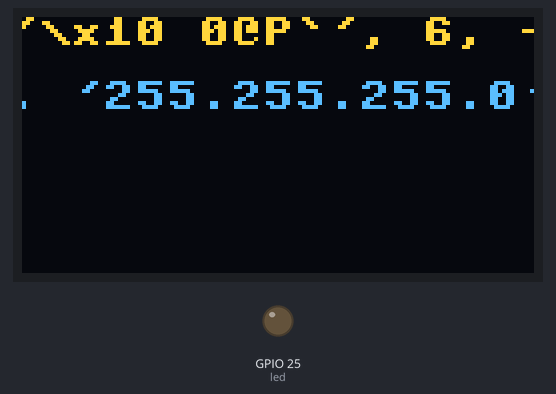
Bench run of a program on a simulated ESP32 board running MicroPython. Shown: 128×64 one-colour display, output pins drawn as LEDs (lit = HIGH). The OLED is the two-colour kind (top 16 rows yellow); WiFi joins after 1.5 s; the clock reads 2024-03-15 10:24:30 at power-on unless the program sets it; no MQTT or app messages arrive unless stated; a WiFi scan finds one network, HomeNet; library files of the repository ran but are not shown: ssd1306.py; pins used as bus, display or sensor lines are not drawn; what the program prints to the serial console is not drawn.

Above: at 5.7 s.
At 6.4 s:
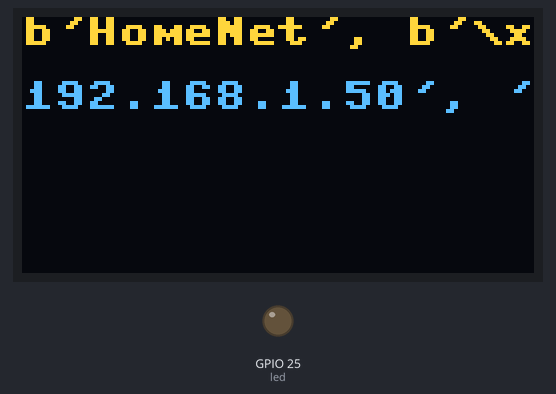
At 11.5 s:
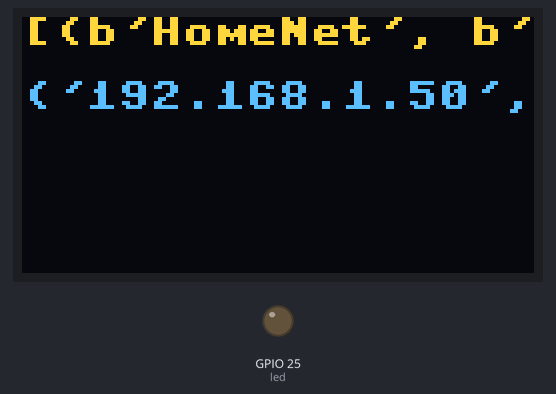
At 12.5 s:
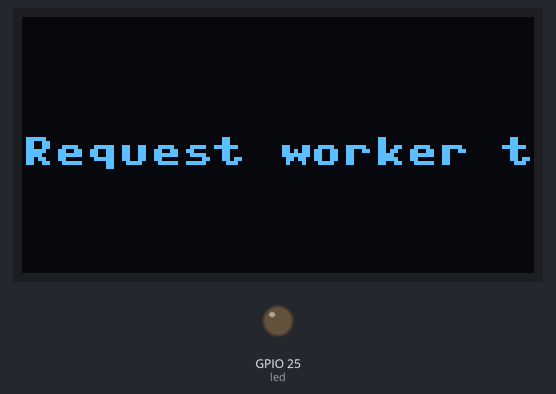

The program:

main.py
```python
from time import sleep
from boot import scroll_in_screen
import json

def connectBroker():
  global client_id, mqtt_server
  client = MQTTClient(client_id, mqtt_server)
  client.set_callback(sub_cb)
  client.connect()
  return client

def sub_cb(topic, msg):
  global oled, workerid, worker_sub

  oled.fill(0)
  oled.show()
  screen2 =[[0,30, msg]]
  scroll_in_screen(screen2)

  print((topic, msg))

  if topic == worker_sub:
    #msg del master ==> {destination = "", worker : "" }
    print('Work assigned')
    msgoled = b'Work assigned'
    oled.fill(0)
    oled.show()
    screen2 =[[0,30, msgoled]]
    scroll_in_screen(screen2)
    msgjson = json.loads(msg)
    freq = msgjson["freq"]
    iteration = msgjson["iteration"]
    workerid = msgjson["worker_id"]
    work_led(freq, iteration)
    request_worker()

try:
  client = connectBroker()

except OSError as e:
  restart_and_reconnect()

def restart_and_reconnect():
  msg = 'Failed to connect to MQTT broker. Reconnecting...'
  print( msg )
  oled.fill(0)
  oled.show()
  screen2 =[[0,30, msg]]
  scroll_in_screen(screen2)
  time.sleep(10)
  machine.reset()

def request_worker():
  try:
    #client.check_msg()
    #msg al master ==> {sensor_id : "", worker : "" }
    global oled, idesp32, workerid, master_pub
    esp32_id = str(idesp32)
    msg = b'{ "sensor_id": "%s", "worker": "%s" }' % (esp32_id, workerid)
    msgoled = b'Request worker to master'
    print(msgoled)
    oled.fill(0)
    oled.show()
    screen2 =[[0,30, msgoled]]
    scroll_in_screen(screen2)

    client.publish(master_pub, msg)
  except OSError as e:
    restart_and_reconnect()

def work_led(freq, iteration):
  print('freq '+ str(freq)+ ' ite '+ str(iteration))
  global oled, i2c_rst, idesp32, workerid, led
  i = 0
  msgoled = b'working'
  oled.fill(0)
  oled.show()
  screen2 =[[0,30, msgoled]]
  scroll_in_screen(screen2)
  while i <= int(iteration):
    led.value(1)
    print('led on ')
    sleep(float(freq))
    led.value(0)
    sleep(float(freq))
    print('led off')
    i = i + 1

##Subscriber


def subscribe_Worker():
  global idesp32, worker_sub, mqtt_server
  print('Worker topic: ' + 'upb/%s/response' % idesp32)
  worker_sub = b'upb/%s/response' % idesp32
  client.subscribe(worker_sub)
  print('Connected to %s MQTT Worker, subscribed to %s topic' % (mqtt_server, worker_sub))
  request_worker()
  return client


try:
  subscribe_Worker()

except OSError as e:
  restart_and_reconnect()

while True:
  try:
    client.check_msg()
    #print('client on '+clien)
  except OSError as e:
    restart_and_reconnect()
```

boot.py
```python
import time
import ntptime
from umqttsimple import MQTTClient
import ubinascii
import machine
import micropython
import network
import esp
import utime
from machine import Pin, I2C
import ssd1306
from time import sleep
esp.osdebug(None)
import gc
gc.collect()

oled_width = 128
oled_height = 64
i2c_rst = Pin(16, Pin.OUT)
# Initialize the OLED display
i2c_rst.value(0)
time.sleep_ms(5)
i2c_rst.value(1)

i2c_scl = Pin(15, Pin.OUT, Pin.PULL_UP)
i2c_sda = Pin(4, Pin.OUT, Pin.PULL_UP)

i2c = I2C(scl=i2c_scl, sda=i2c_sda)
# Create the display object
oled = ssd1306.SSD1306_I2C(oled_width, oled_height, i2c)

led = Pin(25, Pin.OUT)


ssid = 'VALENZUELA WIFI'
password = 'Dermovate98$'
mqtt_server = 'research.upb.edu'
#EXAMPLE IP ADDRESS
#mqtt_server = '192.168.1.144'
client_id = ubinascii.hexlify(machine.unique_id())
master_pub = b'upb/master/request'
worker_sub = b''


last_message = 0
message_interval = 5
counter = 0

station = network.WLAN(network.STA_IF)
station.active(True)

oled.fill(0)

print("Available networks")
print(station.scan())

availalblenetworks = str(station.scan())
#oled.text(str(station.scan()), 0, 0)


station.connect(ssid, password)

while station.isconnected() == False:
  pass

# This use Epoch time of January 1, 2000. This is 946,684,800 seconds later than UNIX Epoch time of January 1, 1970.
ntptime.settime()         # This library call sets RTC to ntp time.
machine.RTC().datetime()  # Read the hardware RTC in datetime format.
timestamp = 946684800 + utime.time() # Unis epoch time
timestampid = str(timestamp)[-5:]


print('Connection successful  ')

ipsplited = station.ifconfig()[0].split('.')
idesp32 = ipsplited[2] + "." + ipsplited[3] + "." +str(timestampid)
#print('id : ' + idesp32)
#oled.text(str(station.ifconfig()), 0, 10)
workerid = ""

screen1 = [[0,0, availalblenetworks],[0,16, str(station.ifconfig())]]

def scroll_in_screen(screen):
  for i in range (0, oled_width+1, 4):
    for line in screen:
      oled.text(line[2], -oled_width+i, line[1])
    oled.show()
    if i!= oled_width:
      oled.fill(0)


scroll_in_screen(screen1)

#oled.show()
```

Measured:
- what the display in image 0 shows lasts 0.7 s, from 5.7 s to 6.4 s
